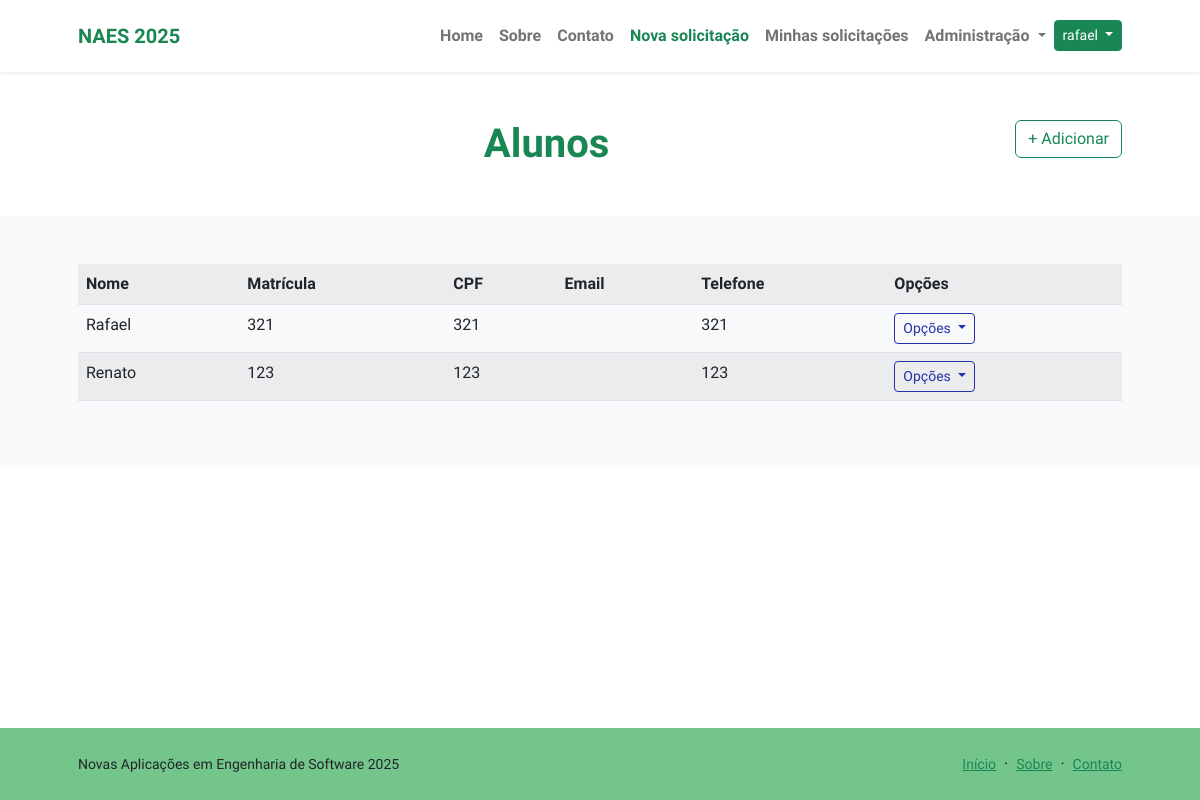
/protocolo/listar/alunos/ (signed in), run on the app's committed database.
### protocolos/models.py (models this page shows, shortened)
class Aluno(models.Model):
    usuario = models.OneToOneField(User, on_delete=models.CASCADE, related_name="aluno")
    nome = models.CharField(max_length=255)
    matricula = models.CharField(max_length=50, unique=True)
    cpf = models.CharField(max_length=14, unique=True)
    telefone = models.CharField(max_length=20, null=True)
    class Meta:
        ordering = ["nome"]

### protocolos/views.py (the view)
# urls.py: path("listar/alunos/", AlunoList.as_view(), name="listar-aluno"),
class AlunoList(LoginRequiredMixin, ListView):
    template_name = "protocolos/listas/aluno.html"
    model = Aluno

### protocolos/templates/protocolos/listas/aluno.html (shortened to what this page needs)
{% extends "paginasweb/modelos/index.html" %}
{% load static %}
{% block header %}
<div class="text-center">
    <h1 class="display-6 fw-bolder mb-4">
        <span class="text-success d-inline">
            Alunos
        </span>
        <a href="{% url "cadastrar-aluno" %}" class="btn btn-outline-success float-lg-end">
            + Adicionar
        </a>
    </h1>
</div>
{% endblock header %}
{% block conteudo %}
<div>
    <table class="table table-striped">
        <tr>
            <th>Nome</th>
            <th>Matrícula</th>
            <th>CPF</th>
            <th>Email</th>
            <th>Telefone</th>
            <th>Opções</th>
        </tr>
        {% for object in object_list %}
        <tr>
            <td>{{ object.nome }}</td>
            <td>{{ object.matricula }}</td>
            <td>{{ object.cpf }}</td>
            <td>{{ object.email }}</td>
            <td>{{ object.telefone }}</td>
            <td>
                <div class="dropdown">
                    <button class="btn btn-outline-primary btn-sm dropdown-toggle" type="button" data-bs-toggle="dropdown" aria-expanded="false">
                        Opções
                    </button>
                </div>
            </td>
        </tr>
        {% empty %}
        <tr>
            <td colspan="6">Nenhum registro encontrado.</td>
        </tr>
        {% endfor %}
    </table>
</div>
{% endblock conteudo %}

### paginasweb/templates/paginasweb/modelos/index.html (shortened to what this page needs)
{% load static %}
<!DOCTYPE html>
<html lang="pt-br">
    <head>
        <link href="https://cdn.jsdelivr.net/npm/bootstrap-icons@1.8.1/font/bootstrap-icons.css" rel="stylesheet" />
        <link href="{% static 'css/styles.css' %}" rel="stylesheet" />
    </head>
    <body class="d-flex flex-column h-100">
        <main class="flex-shrink-0">
            {% block menu %}
            <nav class="navbar navbar-expand-lg navbar-light bg-white py-3 fixed-top shadow-sm">
                <div class="container px-5">
                    <a class="navbar-brand" href="{% url 'index' %}">
                        <span class="fw-bolder text-success">NAES 2025</span>
                    </a>
                    <div class="collapse navbar-collapse" id="navbarSupportedContent">
                        <ul class="navbar-nav ms-auto mb-2 mb-lg-0 fw-bolder">
                            <li class="nav-item">
                                <a class="nav-link" href="{% url 'index' %}">Home</a>
                            </li>
                            <li class="nav-item">
                                <a class="nav-link" href="{% url 'sobre' %}">Sobre</a>
                            </li>
                            <li class="nav-item">
                                <a class="nav-link" href="{% url "contato" %}">Contato</a>
                            </li>
                            {% if request.user.is_authenticated %}
                            <li class="nav-item">
                                <a class="nav-link link-success" href="{% url "cadastrar-solicitacao" %}">Nova solicitação</a>
                            </li>
                            <li class="nav-item">
                                <a class="nav-link" href="{% url "listar-solicitacao" %}">Minhas solicitações</a>
                            </li>
                            <li class="nav-item dropdown">
                                <a class="nav-link dropdown-toggle" href="#" role="button" data-bs-toggle="dropdown" aria-expanded="false">
                                    Administração
                                </a>
                            </li>
                            <li class="nav-item">
                                <div class="btn-group mt-1">
                                    <button type="button" class="btn btn-success btn-sm dropdown-toggle" data-bs-toggle="dropdown" aria-expanded="false">
                                      {{ request.user }}
                                    </button>
                                </div>
                            </li>
                            {% endif %}
                        </ul>
                    </div>
                </div>
            </nav>
            {% endblock menu %}
            <header class="py-4 mt-5">
                <div class="container px-5 mt-5">
                    <div class="row gx-5 align-items-center">
                        <div class="col-xxl">
                            {% block header %}{% endblock header %}
                        </div>
                    </div>
                </div>
            </header>
            <section class="bg-light py-5">
                <div class="container px-5">
                    <div class="row gx-5 justify-content-center">
                        <div class="col-xxl">
                            {% block conteudo %}{% endblock conteudo %}
                        </div>
                    </div>
                </div>
            </section>
        </main>
        <footer class="bg-ifpr-verde-claro py-4 mt-auto">
            <div class="container px-5">
                <div class="row align-items-center justify-content-between flex-column flex-sm-row">
                    {% block rodape %}
                    <div class="col-auto">
                        <div class="small m-0">Novas Aplicações em Engenharia de Software 2025</div>
                    </div>
                    <div class="col-auto">
                        <a class="small link-success" href="{% url 'index' %}">Início</a>
                        <span class="mx-1">&middot;</span>
                        <a class="small link-success" href="{% url 'sobre' %}">Sobre</a>
                        <span class="mx-1">&middot;</span>
                        <a class="small link-success" href="#!">Contato</a>
                    </div>
                    {% endblock rodape %}
                </div>
            </div>
        </footer>
    </body>
</html>

### data on the page
Aluno: nome "Rafael", matricula "321", cpf "321", telefone "321"
Aluno: nome "Renato", matricula "123", cpf "123", telefone "123"

### other printed values
{{ request.user }} "rafael"
